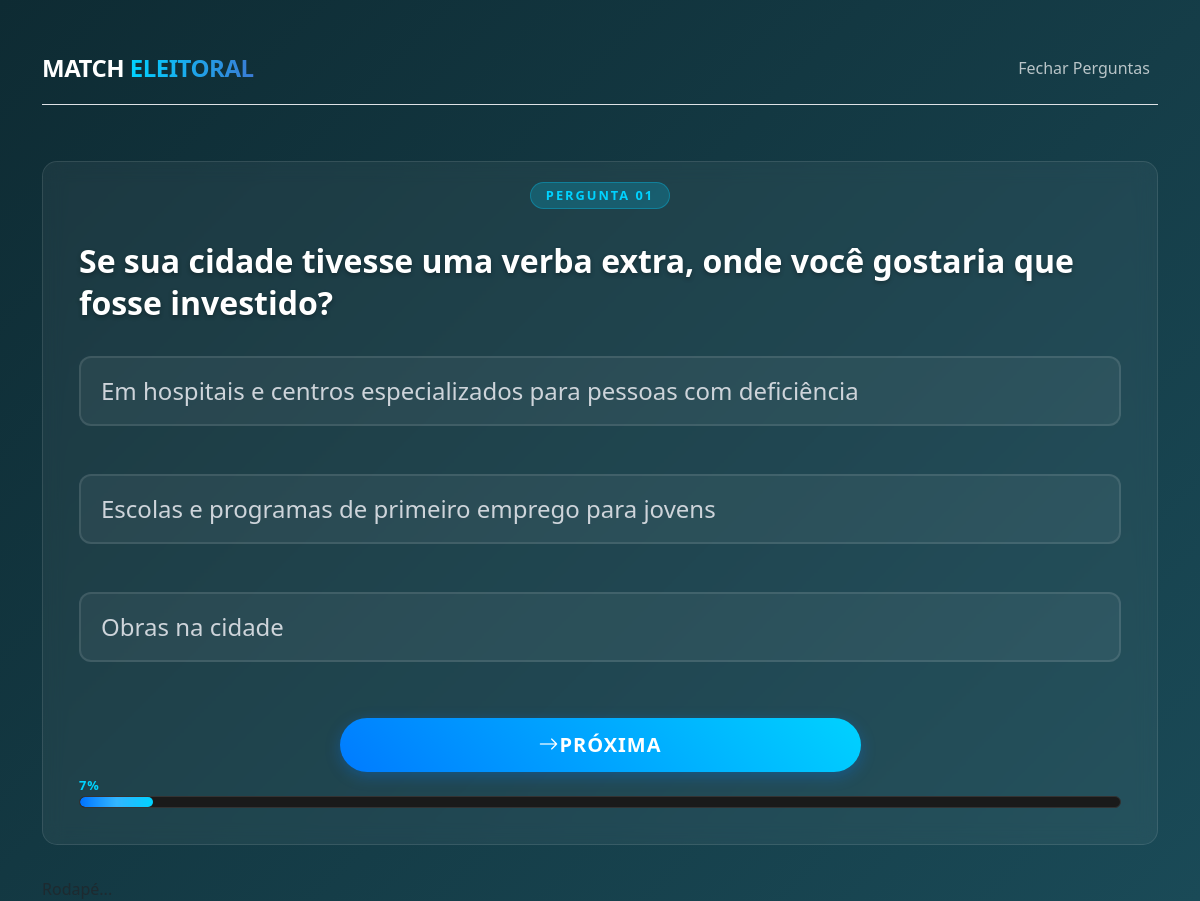
Screenshot of /enquete/1/ (signed in) with the database file from the repository.
### polls/models.py (models this page shows, shortened)
class Question(models.Model):
    question_text = models.CharField("Pergunta")
    pub_date = models.DateTimeField("Data de publicação")

class Choice(models.Model):
    question = models.ForeignKey(Question, on_delete=models.CASCADE)
    choice_text = models.CharField(max_length=200)
    deputados_relacionados = models.ManyToManyField('Deputado')

### polls/views.py (the view, shortened to what this page needs)
# urls.py: path('enquete/<int:question_id>/', views.vote, name='question_detail'),
@login_required
def vote(request, question_id):
    question = get_object_or_404(Question, pk=question_id)
    next_question = get_next_question(question)
    is_last_question = not next_question
    amount_questions = Question.objects.count()
    current_position = Question.objects.filter(id__lte=question.id).count()
    progress = (float(current_position) / float(amount_questions)) * 100 if amount_questions > 0 else 0
    context = {'question': question,
                'progress': progress,
                'is_last_question': is_last_question,
                'position': current_position,
                'amount_questions': amount_questions}
    return render(request, 'polls/question_detail.html', context)

### polls/views.py (called while the page is built)
def get_next_question(current_question):
    return Question.objects.filter(id__gt=current_question.id).order_by('id').first()

### templates/polls/question_detail.html (shortened to what this page needs)
{% extends 'base/_layout4.html' %}
{% block content %}
    <div class="card">
        <h5 class="card-title-question">Pergunta {{ question.id|stringformat:"02d" }}</h5>
        <div class="card-body">
            <form action="{% url 'question_detail' question_id=question.id %}" method="post">
                <fieldset>
                    <legend>
                        <h1>{{ question.question_text }}</h1>
                        {% for choice in question.choice_set.all %}
                            <label for="choice{{ forloop.counter }}" class="form-check-label" id="choice">
                                {{ choice.choice_text }}
                            </label><br>
                            {% empty %}
                                <p>Nenhuma alternativa disponível.</p>
                        {% endfor %}
                    </legend>
                </fieldset>
                {% if question.choice_set.all %}
                    <div class="d-grid gap-2 col-6 mx-auto">
                        <button type="submit" class="btn {% if is_last_question %}btn-success{% else %}btn-primary{% endif %} btn-lg" id="btn-salvarEscolha">
                            {% if is_last_question %}
                                <i class="bi bi-check-all"></i>Finalizar
                            {% else %}
                                <i class="bi bi-arrow-right"></i>Próxima
                            {% endif %}
                        </button>
                    </div>
                {% endif %}
            </form>
            <span class="progress-percentage">{{ progress|floatformat:0 }}%</span>
            <div class="progress-container">
                <div class="progress-bar-custom" style="width: {{ progress|floatformat:0 }}%;">
                    <div class="progress-glow"></div>
                </div>
            </div>
        </div>
    </div>
{% endblock %}

### templates/base/_base.html (style rules this page uses)
body { background: linear-gradient(135deg, #0E2B33 0%, #1a4a57 100%); background-attachment: fixed; background-repeat: no-repeat; background-size: cover; min-height: 100vh; color: #ffffff; margin: 0; }
.card { background: rgba(255, 255, 255, 0.05); backdrop-filter: blur(10px); border: 1px solid rgba(255, 255, 255, 0.1); border-radius: 15px; padding: 20px; align-items: center; }
.card-title-question { display: inline-block; background-color: rgba(0, 210, 255, 0.2); color: #00d2ff; padding: 5px 15px; border-radius: 50px; font-size: 0.8rem; font-weight: bold; text-transform: uppercase; letter-spacing: 2px; border: 1px solid rgba(0, 210, 255, 0.3); margin-bottom: 15px; }
h1 { font-size: 2rem; font-weight: 800; color: #ffffff; line-height: 1.3; margin-bottom: 2rem; text-shadow: 0 2px 4px rgba(0,0,0,0.3); }
#btn-salvarEscolha { background: linear-gradient(45deg, #007bff, #00d2ff); border: none; border-radius: 50px; padding: 12px 35px; font-weight: bold; text-transform: uppercase; letter-spacing: 1px; box-shadow: 0 4px 15px rgba(0, 123, 255, 0.3); transition: all 0.3s ease; align-items: right; }
#choice { display: block; background: rgba(255, 255, 255, 0.05); border: 2px solid rgba(255, 255, 255, 0.1); border-radius: 12px; padding: 15px 20px; margin-bottom: 12px; cursor: pointer; transition: all 0.3s ease; color: #ced4da; }

### templates/polls/question_detail.html (style rules this page uses)
.progress-percentage { color: #fff; font-weight: 700; text-transform: uppercase; letter-spacing: 1px; font-size: 0.8rem; }
.progress-percentage { color: #00d4ff; }
.progress-container { width: 100%; height: 12px; background: #1a1a1a; border-radius: 50px; overflow: hidden; border: 1px solid #333; }
.progress-bar-custom { height: 100%; background: linear-gradient(90deg, #0072ff 0%, #00d4ff 100%); border-radius: 50px; position: relative; transition: width 0.8s cubic-bezier(0.17, 0.67, 0.83, 0.67); }
.progress-glow { position: absolute; top: 0; left: 0; width: 100%; height: 100%; background: linear-gradient( 90deg, transparent, rgba(255, 255, 255, 0.2), transparent ); animation: scan 2s infinite; }

### rows the page displays
Question: id "01", question_text "Se sua cidade tivesse uma verba extra, onde você gostaria que fosse investido?"
Choice: choice_text "Em hospitais e centros especializados para pessoas com deficiência"
Choice: choice_text "Escolas e programas de primeiro emprego para jovens"
Choice: choice_text "Obras na cidade"

### other values shown
{{ progress|floatformat:0 }} "7"
